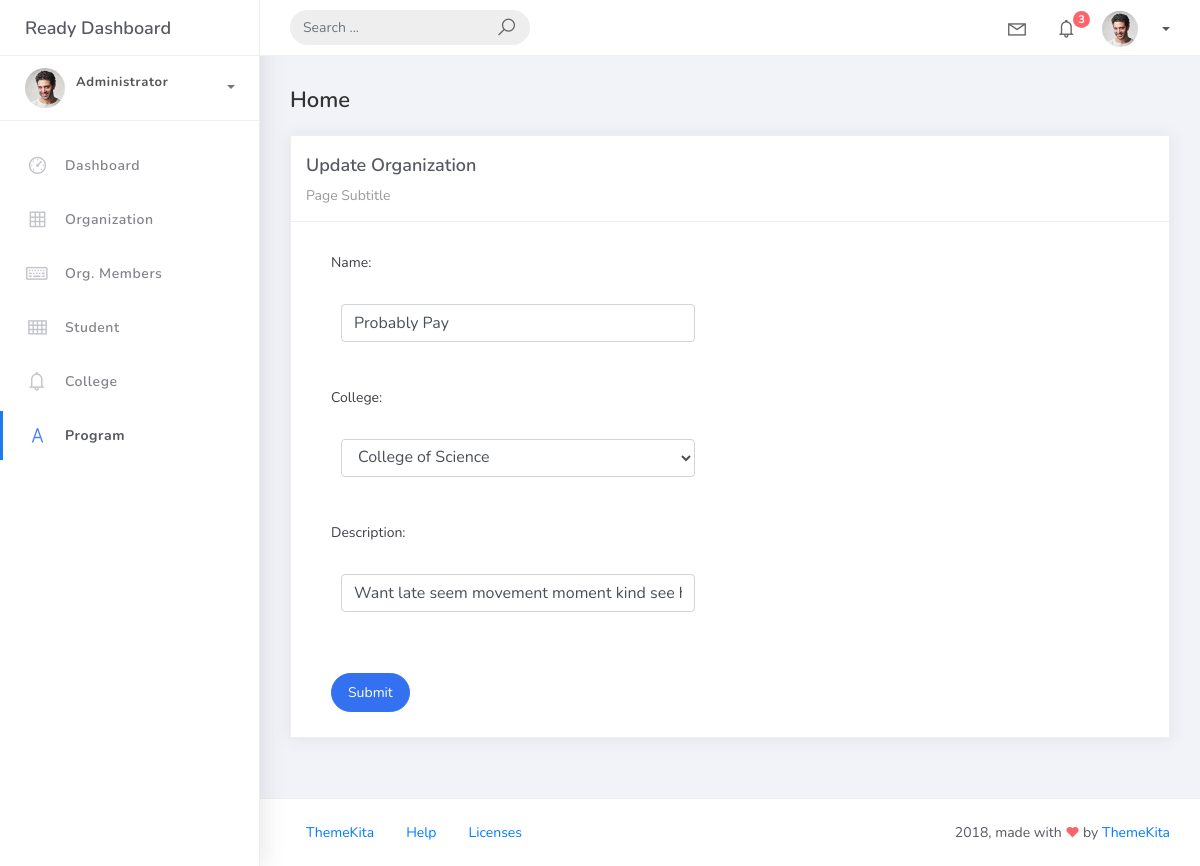
Page /organization_list/11/ on the earlier database version.
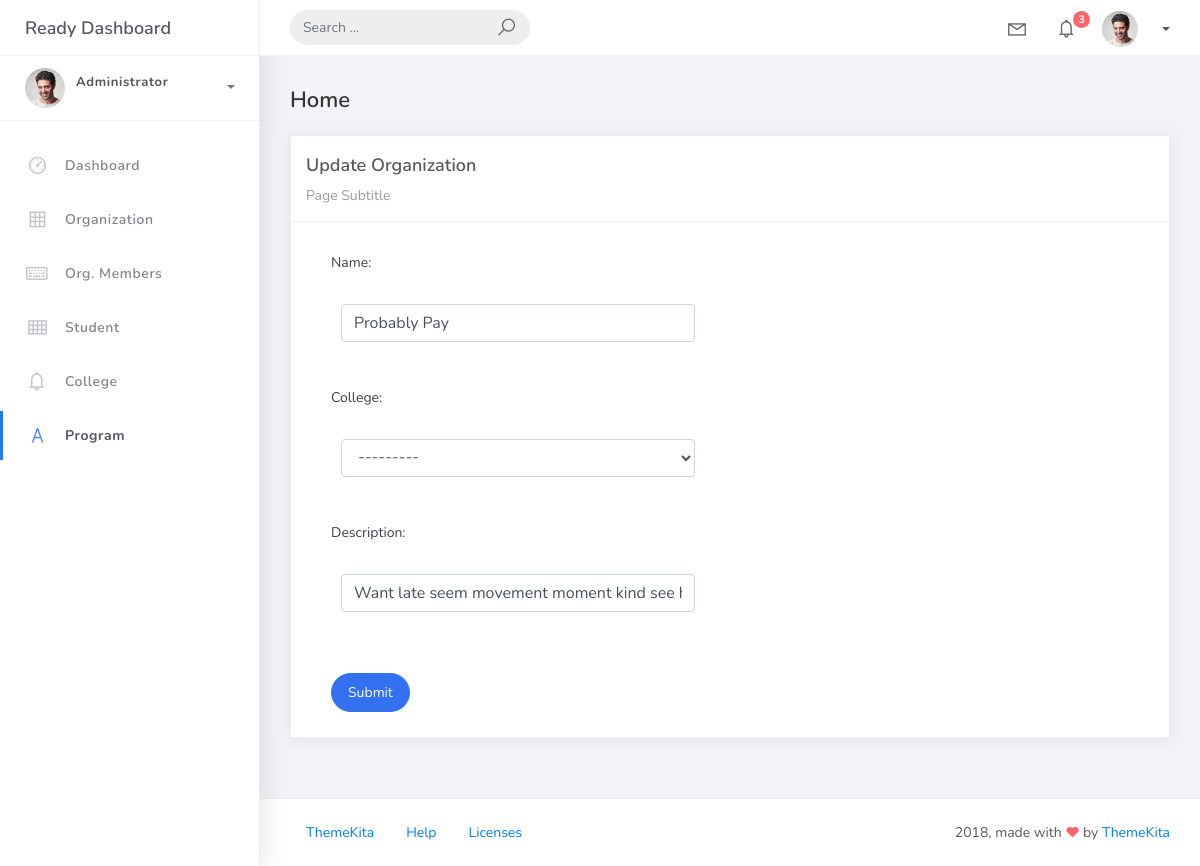
Same page on the later database version.
### studentorg/models.py (models this page shows, shortened)
class BaseModel(models.Model):
    created_at = models.DateTimeField(auto_now_add=True, db_index=True)
    updated_at = models.DateTimeField(auto_now=True)
    class Meta:
        abstract = True

class Organization(BaseModel):
    name = models.CharField(max_length=250)
    college = models.ForeignKey(College, null=True, blank=True, on_delete=models.CASCADE)
    description = models.CharField(max_length=500)

### studentorg/views.py (the view)
# urls.py: path('organization_list/<int:pk>/', OrganizationUpdateView.as_view(), name='organization-update'),
class OrganizationUpdateView(UpdateView):
    model = Organization
    form_class = OrganizationForm
    template_name = 'studentorg/org_form.html'
    success_url = reverse_lazy('organization-list')

### studentorg/forms.py
class OrganizationForm(ModelForm):
    class Meta:
        model = Organization
        fields = "__all__"

### studentorg/models.py (called while the page is built)
    def __str__(self):
        return self.college_name

### templates/studentorg/org_form.html (shortened to what this page needs)
{% extends 'base.html' %}
{% load static %}
{% block content %}
<div class="content">
    <div class="container-fluid">
        <h4 class="page-title">Home</h4>
        <div class="row">
            <div class="col-md-12">
                <div class="card">
                    <div class="card-header">
                        <div class="card-title">
                            {% if object %}
                                Update Organization
                            {% else %}
                                Add New Organization
                            {% endif %}
                        </div>
                        <div class="card-category">Page Subtitle</div>
                    </div>
                    <div class="card-body">
                        <div class="col-md-6">
                            <form action="" method="post" novalidate>
                                {% include 'includes/form.html' %}
                                <div class="form-group mt-3">
                                    <button type="submit" class="btn btn-primary btn-rounded">
                                        Submit
                                    </button>
                                </div>
                            </form>
                        </div>
                    </div>
                </div>
            </div>
        </div>
    </div>
</div>
{% endblock %}

### templates/includes/form.html (shortened to what this page needs)
{% load widget_tweaks %}
{% for field in form %}
<div class="field item form-group">
    <label>{{ field.label_tag }}</label>
    <div class="form-group">
        {% render_field field class="form-control" %}
    </div>
</div>
{% endfor %}

Differences in the rows shown:
changed Organization "Probably Pay": college "College of Science" → "---------"
